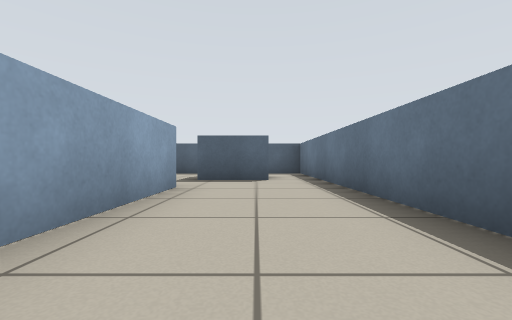
view 1 (above)

24 first-person views from a walk through a world built for the Player/Stage simulator. The camera is 0.45 m above the floor, looks level and sees 90° across. The lines on the ground mark 1 m squares. The floor is counted in squares, 1 m on a side. Each view is taken from the middle of a square. On the plan, view 1 faces up. The plan holds only what a view shows up to about 9 squares ahead; the rest is blank. Robots are left out.

view 2
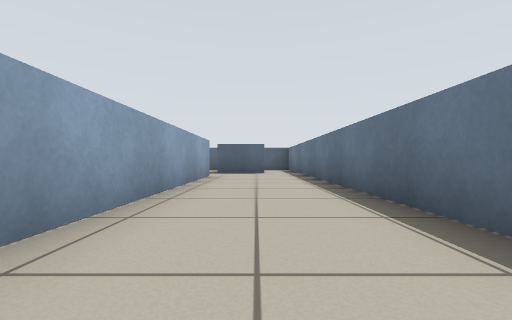

view 3
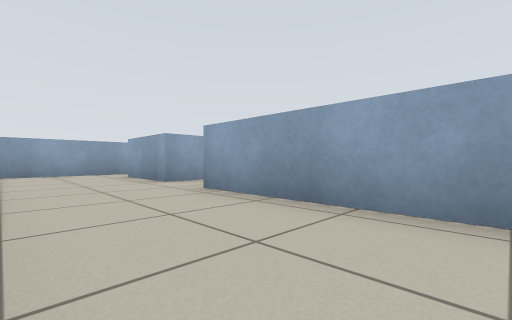

view 4
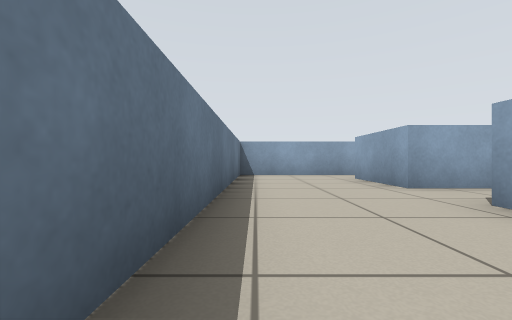

view 5
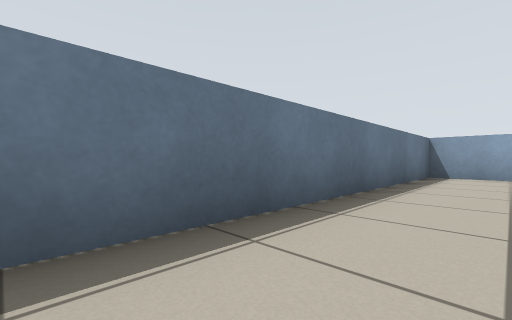

view 6
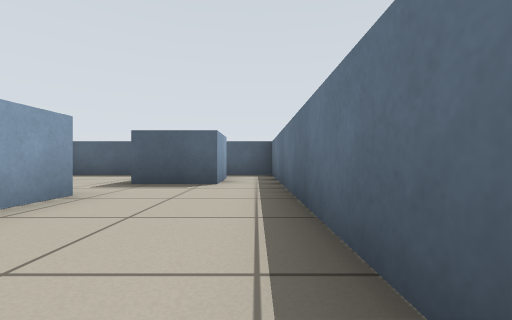

view 7
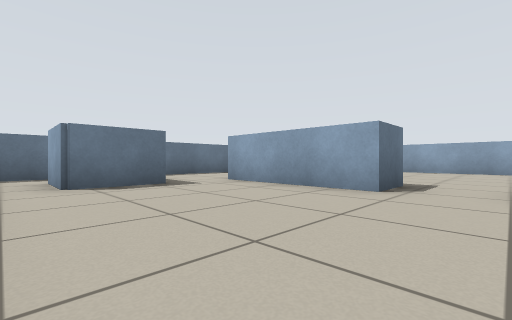

view 8
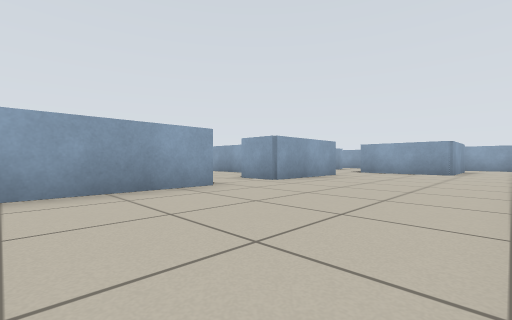

view 9
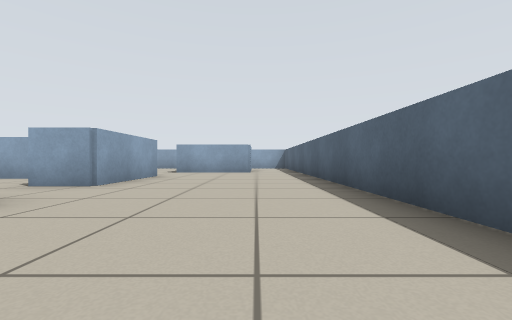

view 10
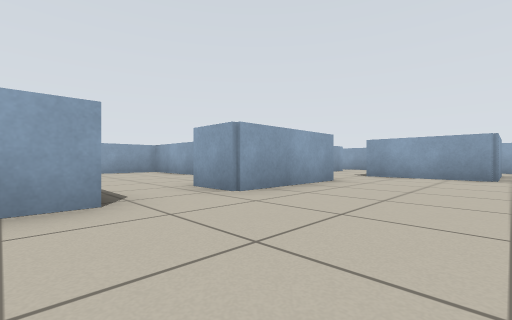

view 11
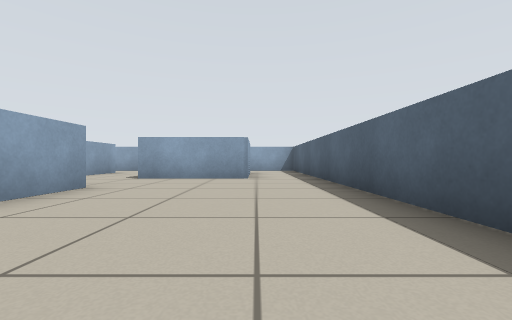

view 12
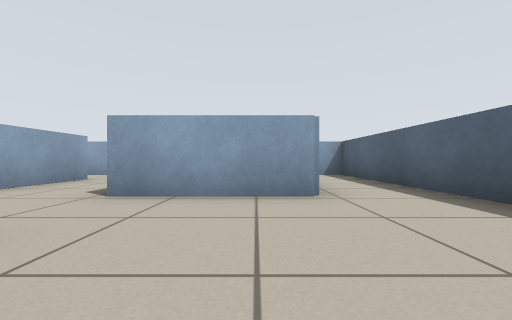

view 13
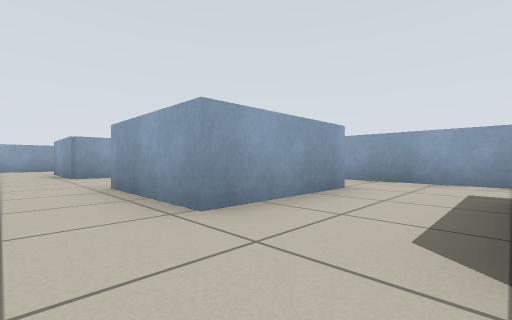

view 14
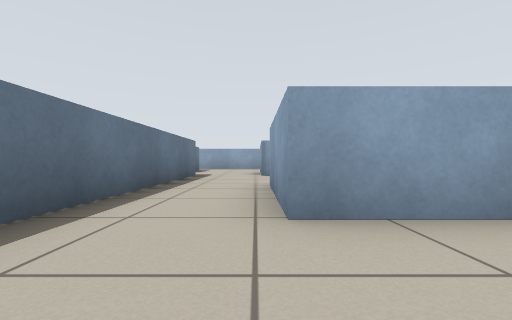

view 15
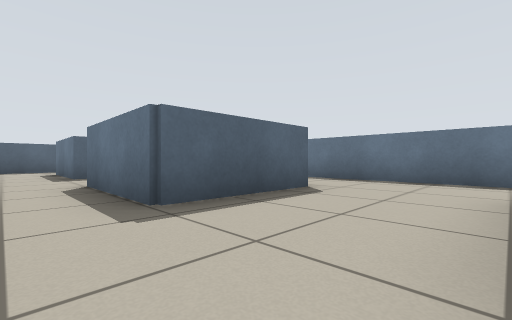

view 16
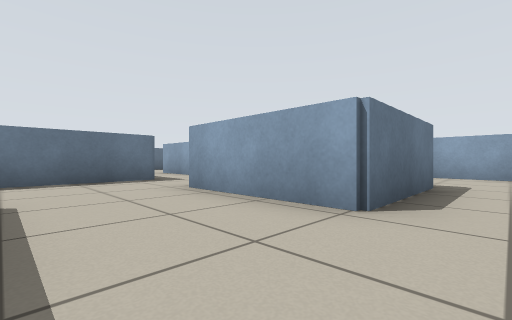

view 17
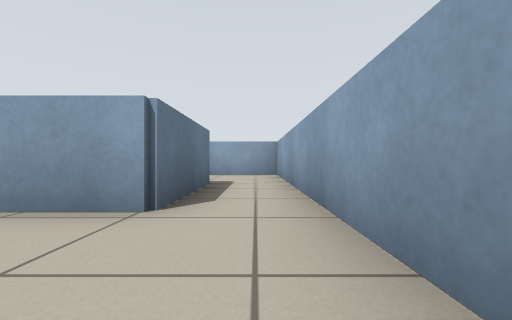

view 18
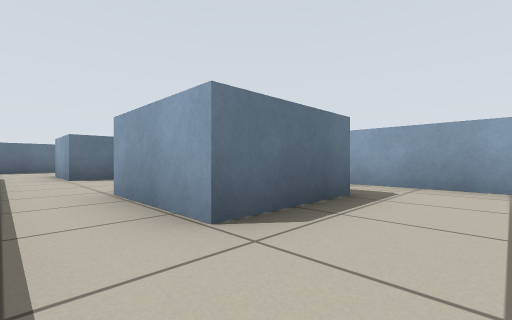

view 19
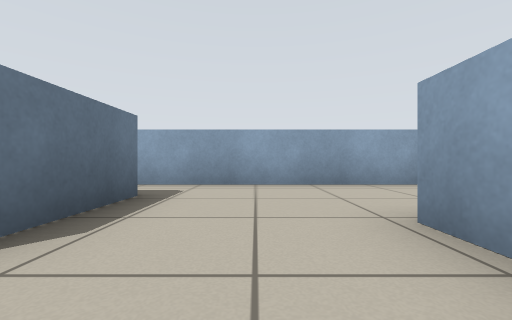

view 20
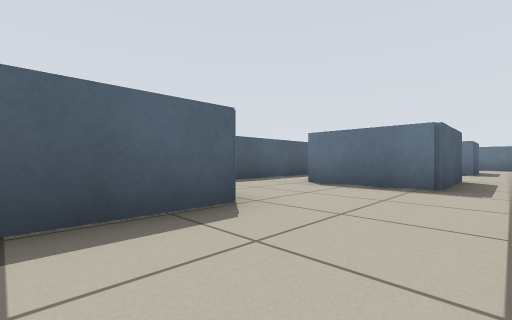

view 21
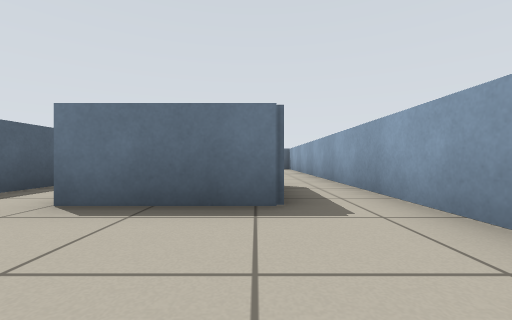

view 22
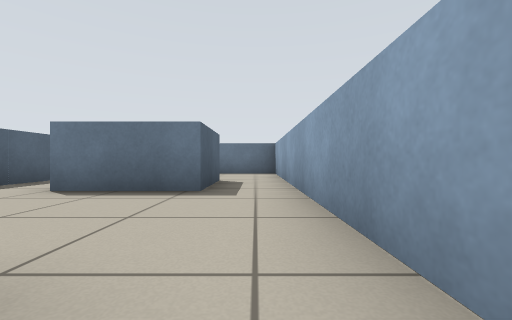

view 23
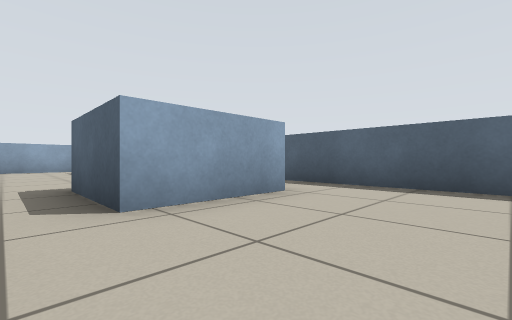

view 24
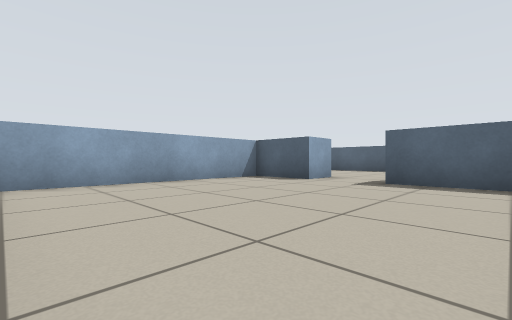

### Floor plan
Points are (right, up) in squares from view 1. A wall is a line through its corners. A room is listed if a view was taken in it or the views show most of it. See-through windows are left out.
Room 1 (views 1, 2, 3, 4, 5, 6)
walls: (-1.3, -5) (-1.3, -7.3); (-1.3, 4.2) (-1.3, -3.5); (-1.5, -8.6) (1.5, -8.6) (1.5, 7.6); (0.3, 7.4) (0.3, 5.8) (-1.3, 5.8)
ways out: opening at (-2, 5) to room 2; opening at (-2.5, -8) to room 7; opening at (-2.5, -4) to room 7; opening at (1, 6.5) to room 10
Room 2 (views 7, 8, 9, 10, 11, 12)
walls: (-4.7, 3.1) (-4.7, 4.2) (-1.3, 4.2); (-9.2, 4.2) (-6.4, 4.2) (-6.4, 3.1); (-1.3, 5.8) (-1.3, 7.4) (0.3, 7.4); (-1.9, 8.6) (-11.6, 8.6); (-11.2, 6.8) (-11.2, 4.1)
ways out: opening at (-2, 5) to room 1; opening at (-10, 4) to room 3; opening at (-5.5, 3.5) to room 8; opening at (-12, 8) to room 9; opening at (-0.5, 8) to room 10
Room 3 (views 13, 14)
walls: (-14, 2.1) (-11.2, 2.1); (-13.8, 4.1) (-13.8, 6.8); (-15.6, 4) (-15.6, 2.5)
ways out: opening at (-10, 4) to room 2; opening at (-15, 2) to room 5; opening at (-10, 2) to room 5; opening at (-15, 6) to room 9
Room 4 (views 15, 20, 21, 22)
walls: (-14.1, -5.9) (-14.1, -3.2); (-11.2, -4.4) (-11.2, -5.9) (-13, -5.9); (-6.4, -7.3) (-8.5, -7.3) (-8.5, -5); (-15.6, -2.6) (-15.6, -8.6) (-6.4, -8.6)
ways out: opening at (-15, -3) to room 5; opening at (-9.5, -5.5) to room 6; opening at (-7.5, -8) to room 7
Room 5 (views 16, 17)
walls: (-14.1, -3.2) (-11.2, -3.2); (-11.2, 2.1) (-11.2, -0.6) (-14, -0.6) (-14, 2.1); (-15.6, -1.6) (-15.6, -2.6); (-9.2, -3.5) (-9.2, 2.2); (-15.6, 2.5) (-15.6, 1)
ways out: opening at (-15, 2) to room 3; opening at (-10, 2) to room 3; opening at (-15, -3) to room 4; opening at (-10, -3) to room 6
Room 6 (views 18, 19)
walls: (-8.5, -5) (-6.4, -5); (-11.2, -3.2) (-11.2, -4.4); (-6.5, -3.5) (-9.2, -3.5)
ways out: opening at (-9.5, -5.5) to room 4; opening at (-10, -3) to room 5; opening at (-7.5, -4) to room 7
Room 7 (view 23)
walls: (-6.4, -5) (-6.4, -7.3); (-1.3, -7.3) (-3.3, -7.3) (-3.3, -5) (-1.3, -5); (-6.4, -8.6) (-1.5, -8.6); (-1.3, -3.5) (-6.5, -3.5)
ways out: opening at (-2.5, -8) to room 1; opening at (-2.5, -4) to room 1; opening at (-7.5, -8) to room 4; opening at (-7.5, -4) to room 6
Room 8 (view 24)
walls: (-7.2, -2.5) (-3.8, -2.5); (-6.4, 3.1) (-8.1, 3.1) (-8.1, -2); (-3, 3.1) (-4.7, 3.1)
ways out: opening at (-5.5, 3.5) to room 2
Room 9 (no view inside)
walls: (-13.8, 6.8) (-11.2, 6.8); (-11.6, 8.6) (-15.6, 8.6) (-15.6, 6.8)
ways out: opening at (-12, 8) to room 2; opening at (-15, 6) to room 3
Room 10 (no view inside)
walls: (1.5, 7.6) (1.5, 8.6) (0.1, 8.6)
ways out: opening at (1, 6.5) to room 1; opening at (-0.5, 8) to room 2

Positions as (right, up) in squares from view 1, and headings:
1: (0, 0), facing up
2: (0, -3), facing up
3: (1, 0), facing down-left
4: (1, -1), facing down
5: (0, -1), facing down-right
6: (1, 1), facing up
7: (-6, 8), facing down-right
8: (-2, 8), facing down-left
9: (-2, 7), facing left
10: (-4, 7), facing down-left
11: (-5, 7), facing left
12: (-8, 6), facing left
13: (-10, 4), facing down-left
14: (-11, 4), facing down
15: (-15, -3), facing up-right
16: (-15, -1), facing down-right
17: (-15, -1), facing down
18: (-10, -4), facing down-right
19: (-10, -4), facing down
20: (-13, -8), facing up-right
21: (-11, -7), facing right
22: (-7, -8), facing right
23: (-4, -8), facing up-left
24: (-3, -2), facing up-left
